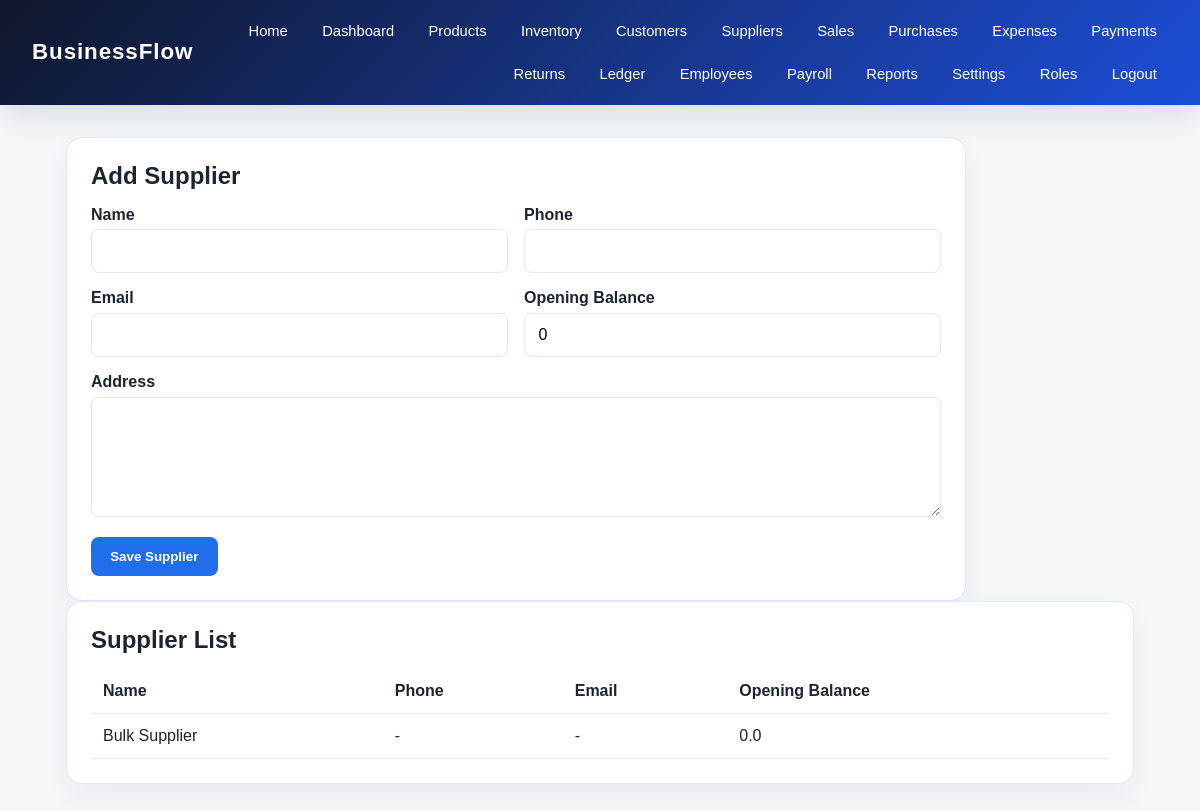
Screenshot of /suppliers (signed in) with the database file from the repository.
### app/models/entities.py (models this page shows)
class Supplier(db.Model):
    __tablename__ = "suppliers"
    id = db.Column(db.Integer, primary_key=True)
    business_id = db.Column(db.Integer, db.ForeignKey("businesses.id"), nullable=False)
    name = db.Column(db.String(150), nullable=False)
    phone = db.Column(db.String(50))
    email = db.Column(db.String(120))
    address = db.Column(db.String(255))
    opening_balance = db.Column(db.Float, default=0.0)
    status = db.Column(db.String(20), default="active")
    business = db.relationship("Business", back_populates="suppliers")
    purchases = db.relationship("Purchase", back_populates="supplier")

### app/routes/main.py (the view, shortened to what this page needs)
@main_bp.route("/suppliers", methods=["GET", "POST"])
@login_required
def suppliers():
    if not user_has_permission("manage_sales"):
        flash("You do not have access to supplier records.", "danger")
        return redirect(url_for("main.dashboard"))
    return render_template("suppliers.html", suppliers=Supplier.query.filter_by(business_id=current_user.business_id).all())

### app/__init__.py (called while the page is built)
@login_manager.user_loader
def load_user(user_id):
    from app.models import User
    return User.query.get(int(user_id))

### app/routes/main.py (called while the page is built)
def user_has_permission(permission_code):
    if not current_user.is_authenticated:
        return False
    if current_user.role is None:
        return False
    return any(
        role_permission.permission.code == permission_code
        for role_permission in current_user.role.role_permissions
    )

### app/templates/suppliers.html (shortened to what this page needs)
{% extends 'base.html' %}
{% block content %}
<section class="page-shell">
  <div class="card wide-form">
    <h2>Add Supplier</h2>
    <form method="post" class="form-grid">
      <div>
        <label>Name</label>
        <input type="text" name="name" required>
      </div>
      <div>
        <label>Phone</label>
        <input type="text" name="phone">
      </div>
      <div>
        <label>Email</label>
        <input type="email" name="email">
      </div>
      <div>
        <label>Opening Balance</label>
        <input type="number" step="0.01" name="opening_balance" value="0">
      </div>
      <div class="full-width">
        <label>Address</label>
        <textarea name="address"></textarea>
      </div>
      <div class="full-width">
        <button type="submit" class="button primary">Save Supplier</button>
      </div>
    </form>
  </div>
  <div class="card">
    <h2>Supplier List</h2>
    {% if suppliers %}
    <table class="data-table">
      <thead>
        <tr><th>Name</th><th>Phone</th><th>Email</th><th>Opening Balance</th></tr>
      </thead>
      <tbody>
        {% for supplier in suppliers %}
        <tr>
          <td>{{ supplier.name }}</td>
          <td>{{ supplier.phone or '-' }}</td>
          <td>{{ supplier.email or '-' }}</td>
          <td>{{ supplier.opening_balance }}</td>
        </tr>
        {% endfor %}
      </tbody>
    </table>
    {% else %}
      <p>No suppliers yet.</p>
    {% endif %}
  </div>
</section>
{% endblock %}

### app/static/css/style.css (style rules this page uses)
:root { --primary: #1f6feb; --primary-dark: #164db4; --secondary: #f3f7ff; --text: #1c2430; --muted: #5b6473; --border: #dfe7f3; --success: #2a9d63; --warning: #d97706; --danger: #c5392e; }
* { box-sizing: border-box; }
body { margin: 0; font-family: Arial, sans-serif; background: #f5f7fb; color: var(--text); }
.button { display: inline-block; border: none; border-radius: 8px; padding: 0.75rem 1.2rem; text-decoration: none; font-weight: 700; cursor: pointer; }
.button.primary { background: var(--primary); color: white; }
.card { background: white; border: 1px solid var(--border); border-radius: 16px; box-shadow: 0 12px 30px rgba(15, 23, 42, 0.05); padding: 1.5rem; }
.card h2 { margin-top: 0; margin-bottom: 1rem; }
.page-shell { max-width: 1100px; margin: 2rem auto; padding: 0 1rem; }
.wide-form { max-width: 900px; }
.form-grid { display: grid; grid-template-columns: repeat(2, minmax(220px, 1fr)); gap: 1rem; }
.form-grid label { display: block; margin-bottom: 0.35rem; font-weight: 600; }
.form-grid input, .form-grid textarea, .form-grid select { width: 100%; padding: 0.75rem 0.85rem; border: 1px solid var(--border); border-radius: 8px; font-size: 1rem; }
.form-grid textarea { min-height: 120px; resize: vertical; }
.full-width { grid-column: 1 / -1; }
.data-table { width: 100%; border-collapse: collapse; margin-top: 1rem; }
.data-table th, .data-table td { padding: 0.8rem 0.75rem; border-bottom: 1px solid var(--border); text-align: left; }

### rows the page displays
Supplier: name "Bulk Supplier", phone "-", email "-", opening_balance "0.0"
